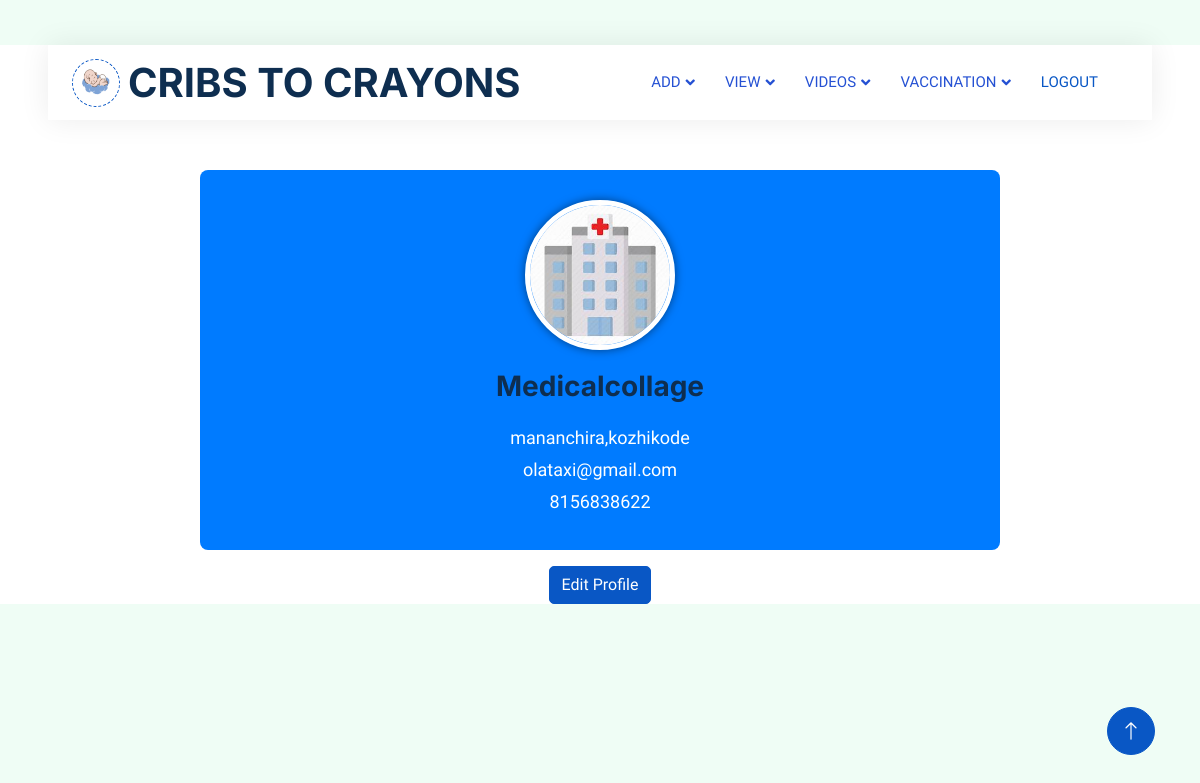
The page /hospitalprofile (signed in) on the database its author committed.
### app1/models.py (models this page shows, shortened)
class Hospital(models.Model):
    login_id=models.ForeignKey(LoginUser,on_delete=models.CASCADE)
    hospital_name=models.CharField(max_length=20)
    Address=models.CharField(max_length=50)
    Email=models.EmailField()
    phone=models.IntegerField()
    licence_proof=models.FileField(upload_to='licence')

### app1/views.py (the view)
# urls.py: path('hospitalprofile',views.hospital_profile,name="hospitalprofile"),
@login_required()
def hospital_profile(request):
    log_id=LoginUser.objects.get(id=request.user.id)
    hospital=Hospital.objects.get(login_id=log_id)
    context={
        'hospital':hospital
    }
    return render(request,'Hospital/hospitalprofile.html',context)

### template/Hospital/hospitalprofile.html (shortened to what this page needs)
<!DOCTYPE html>
<html lang="en">
{% load static %}
<head>
    <link href="https://cdnjs.cloudflare.com/ajax/libs/font-awesome/5.10.0/css/all.min.css" rel="stylesheet">
    <link href="https://cdn.jsdelivr.net/npm/bootstrap-icons@1.4.1/font/bootstrap-icons.css" rel="stylesheet">
    <link href="{% static 'js/animate.min.css' %}" rel="stylesheet">
    <link href="{% static 'js/owl.carousel.min.css' %}" rel="stylesheet">
    <link href="{% static 'css/bootstrap.min.css' %}" rel="stylesheet">
    <link href="{% static 'css/style.css' %}" rel="stylesheet">
</head>
<body>
    <div class="container-xxl bg-white p-0">
        <div class="container-fluid nav-bar bg-transparent">
            <nav class="navbar navbar-expand-lg bg-white navbar-light py-0 px-4">
                <a href="" class="navbar-brand d-flex align-items-center text-center">
                    <div class="icon p-2 me-2">
                        <img class="img-fluid" src="{% static 'img/logo.gif' %}" alt="Icon" style="width: 30px; height: 30px;">
                    </div>
                    <h1 class="m-0 " >CRIBS TO CRAYONS</h1>
                </a>
                <div class="collapse navbar-collapse" id="navbarCollapse">
                    <div class="navbar-nav ms-auto">
                        <div class="nav-item dropdown">
                            <a href="#" class="nav-link dropdown-toggle" data-bs-toggle="dropdown">ADD</a>
                        </div>
                        <div class="nav-item dropdown">
                          <a href="#" class="nav-link dropdown-toggle" data-bs-toggle="dropdown">VIEW</a>
                      </div>
                      <div class="nav-item dropdown">
                        <a href="#" class="nav-link dropdown-toggle" data-bs-toggle="dropdown">VIDEOS</a>
                    </div>
                      <div class="nav-item dropdown">
                        <a href="#" class="nav-link dropdown-toggle" data-bs-toggle="dropdown">VACCINATION</a>
                  </div>
                    <a href="{% url 'login'%}" class="nav-item nav-link active" >LOGOUT</a>
                </div>
            </nav>
        </div>
<div class="profile-container">
  <div class="profile-header text-center">
    <img src="{% static 'img/h1.jpeg' %}" alt="Profile Picture" class="profile-picture">
    <h1 class="profile-name">{{ hospital.hospital_name }}</h1>
    <div class="profile-details">
      <p>{{ hospital.Address }}</p>
      <p>{{ hospital.Email }}</p>
      <p>{{ hospital.phone }}</p>
    </div>
  </div>
  <div class="text-center mt-3">
    <a href="{% url 'edithospital'%}" class="btn btn-primary">Edit Profile</a>
  </div>
</div>
<a href="#" class="btn btn-lg btn-primary btn-lg-square back-to-top"><i class="bi bi-arrow-up"></i></a>
</div>
</body>
</html>

### static/css/style.css (style rules this page uses)
:root { --primary: #0957c5; --secondary: #2264ff; --light: #EFFDF5; --dark: #2551d3; }
.back-to-top { position: fixed; display: none; right: 45px; bottom: 45px; z-index: 99; }
.btn { transition: .5s; }
.btn.btn-primary, .btn.btn-secondary { color: #FFFFFF; }
.btn-lg-square { width: 48px; height: 48px; }
.btn-square, .btn-sm-square, .btn-lg-square { padding: 0; display: flex; align-items: center; justify-content: center; font-weight: normal; border-radius: 50px; }
.nav-bar { position: relative; margin-top: 45px; padding: 0 3rem; transition: .5s; z-index: 9999; }
.navbar { box-shadow: 0 0 30px rgba(0, 0, 0, .08); }
.navbar .dropdown-toggle::after { border: none; content: "\f107"; font-family: "Font Awesome 5 Free"; font-weight: 900; vertical-align: middle; margin-left: 5px; transition: .5s; }
.navbar-light .navbar-nav .nav-link { margin-right: 30px; padding: 25px 0; color: #5288e0; font-size: 15px; text-transform: uppercase; outline: none; }
.navbar-light .navbar-nav .nav-link:hover, .navbar-light .navbar-nav .nav-link.active { color: var(--primary); }
.navbar-light .navbar-brand { height: 75px; }
.navbar-light .navbar-nav .nav-link { color: var(--dark); font-weight: 500; }
.icon { padding: 15px; display: inline-flex; align-items: center; justify-content: center; background: #FFFFFF !important; border-radius: 50px; border: 1px dashed var(--primary) !important; }

### template/Hospital/hospitalprofile.html (style rules this page uses)
.profile-container { max-width: 800px; margin: 50px auto; }
.profile-header { background-color: #007bff; color: #fff; padding: 30px 20px; border-radius: 8px; }
.profile-picture { width: 150px; height: 150px; border-radius: 50%; border: 5px solid #fff; box-shadow: 0px 0px 10px rgba(0, 0, 0, 0.5); }
.profile-name { font-size: 28px; margin-top: 20px; }
.profile-details { margin-top: 20px; }
.profile-details p { font-size: 18px; margin-bottom: 5px; }

### rows shown on the page
Hospital: hospital_name "Medicalcollage", Address "mananchira,kozhikode", Email "olataxi@gmail.com", phone "8156838622"
